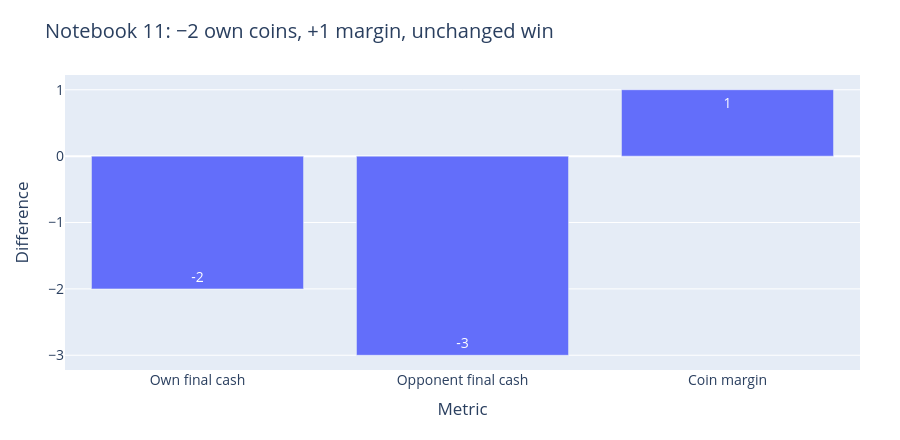

Notebook cell for this chart:
### Code cell
fig = prior_figure(ROOT / "reference")
figures.append(fig)
fig.show()

### Figure 1 — Plotly figure (JSON) as saved in the notebook; plotly's stock layout.template omitted (floating-point values rounded to 4 significant figures)
{"data": [{"hovertemplate": "metric=%{x}<br>difference=%{text}<extra></extra>", "legendgroup": "", "marker": {"color": "#636efa", "pattern": {"shape": ""}}, "name": "", "orientation": "v", "showlegend": false, "text": [-2.0, -3.0, 1.0], "textposition": "auto", "type": "bar", "x": ["Own final cash", "Opponent final cash", "Coin margin"], "xaxis": "x", "y": [-2.0, -3.0, 1.0], "yaxis": "y"}], "layout": {"barmode": "relative", "font": {"size": 14}, "height": 440, "hovermode": "closest", "legend": {"title": {"text": ""}, "tracegroupgap": 0}, "margin": {"b": 70, "l": 65, "r": 40, "t": 75}, "title": {"text": "Notebook 11: −2 own coins, +1 margin, unchanged win"}, "xaxis": {"anchor": "y", "domain": [0, 1], "title": {"text": "Metric"}}, "yaxis": {"anchor": "x", "domain": [0, 1], "title": {"text": "Difference"}}}}
